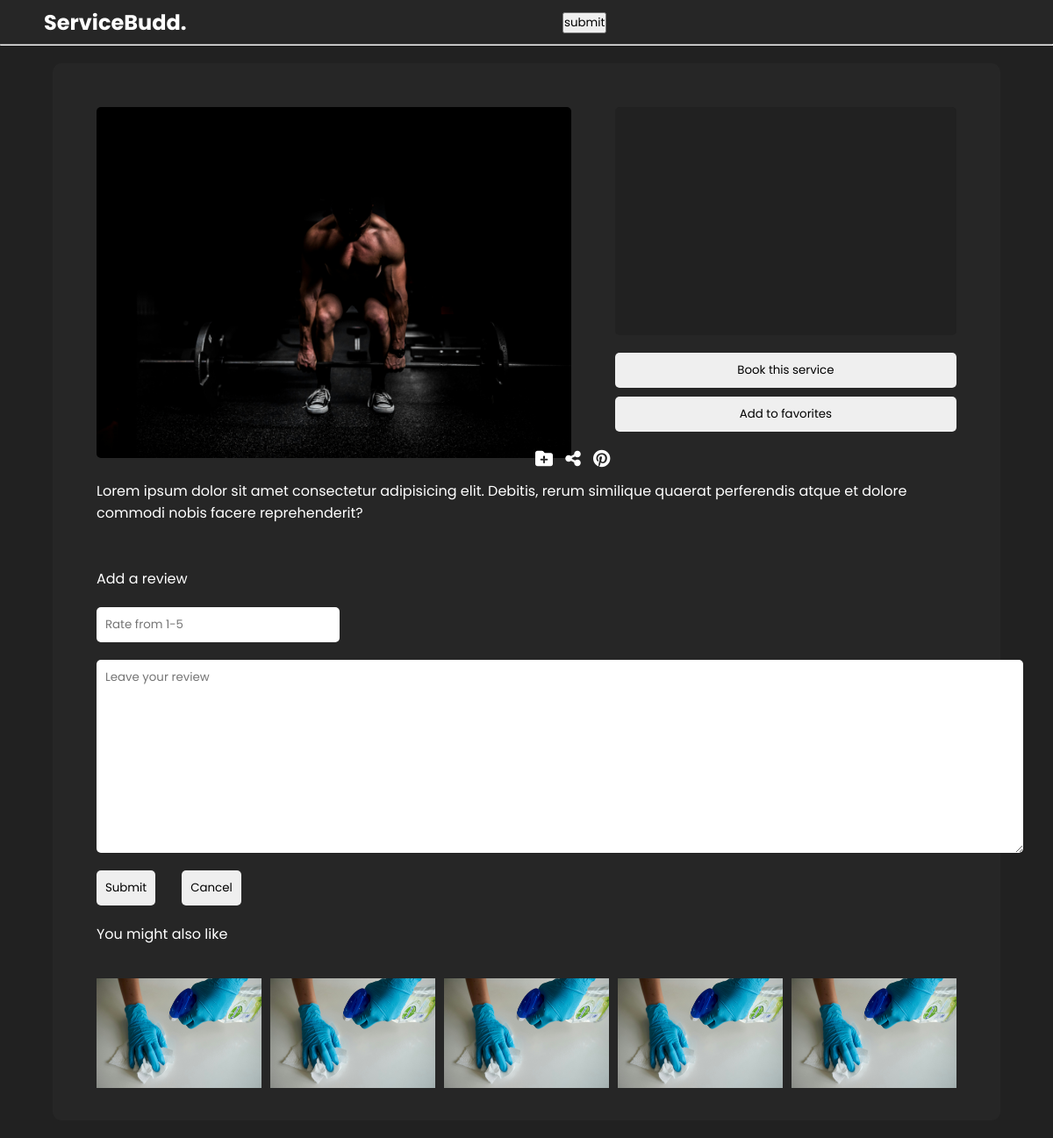
Page /spots/admin (signed in) on the earlier database version.
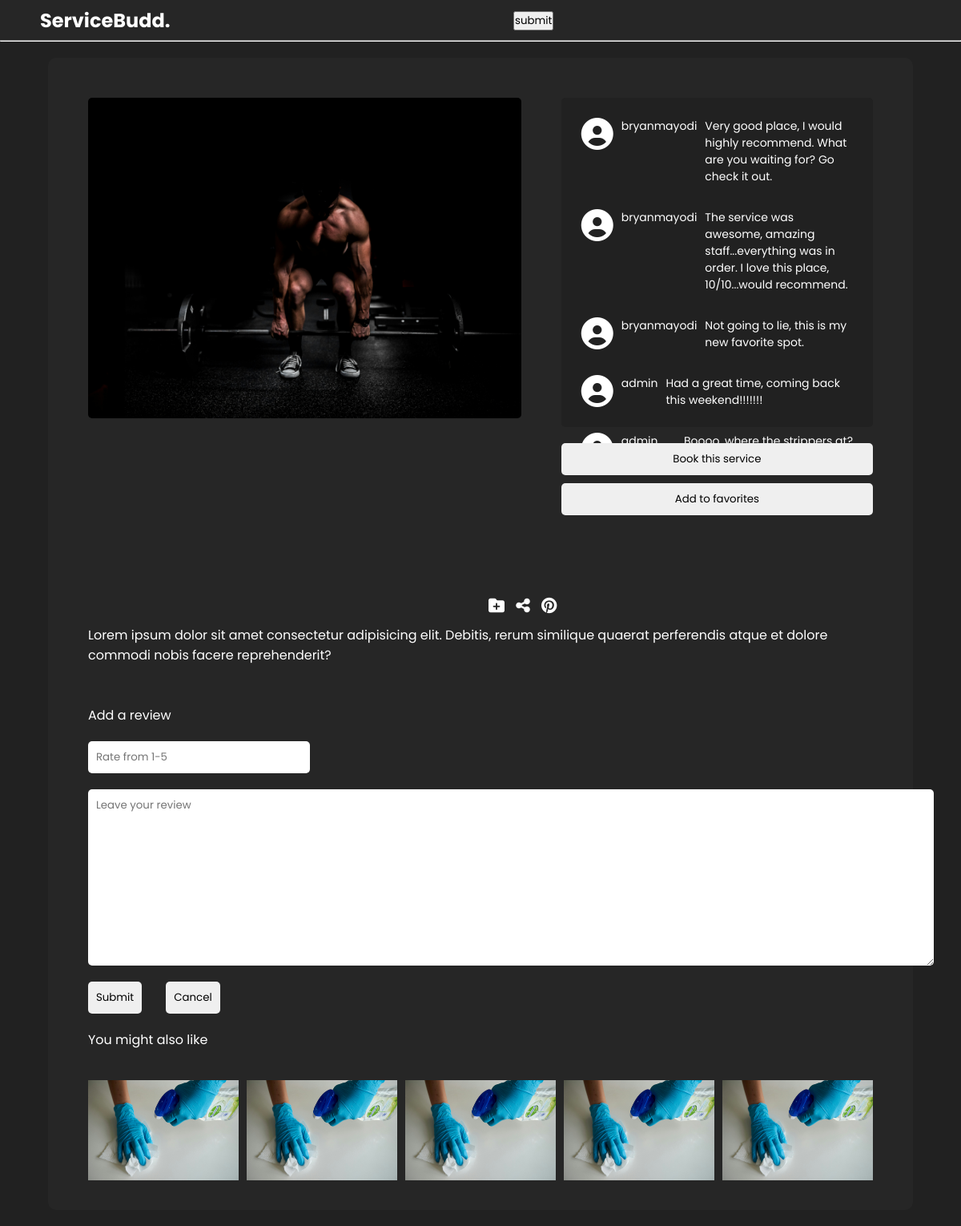
Same page on the later database version.
### base/models.py (models this page shows, shortened)
class Review(models.Model):
    service_provider = models.ForeignKey(ServiceProvider, on_delete=models.CASCADE)
    user = models.ForeignKey(User, on_delete=models.CASCADE)
    rating = models.IntegerField()
    comment = models.TextField()
    created_at = models.DateTimeField(auto_now_add=True)

### base/views.py (the view, shortened to what this page needs)
# urls.py: path('spots/<str:name>', views.spots, name='spots'),
@login_required
def spots(request, name):
    reviews = Review.objects.all()
    context = {'name': name, 'reviews': reviews}
    return render(request, 'spots.html', context)

### templates/spots.html (shortened to what this page needs)
{% load static %}
<!DOCTYPE html>
<html lang="en">
  <head>
    <link rel="stylesheet" href="{% static './css/spots.css' %}" />
  </head>
  <body>
    <div class="nav">
      <div class="logo">
        <h2>ServiceBudd.</h2>
      </div>
      <div class="search">
        <form method="GET" action="{% url 'search' name='name' %}">
          <input type="submit" value="submit" class="submit" />
        </form>
      </div>
    </div>
    <hr />
    <div class="big-card">
      <div class="up">
        <div class="img"></div>
        <div class="reviews">
          <div class="boo">
            {% for item in reviews %}
            <div class="rev-wrapper">
              <div class="rev">
                <div class="profile">
                  <i class="fa-solid fa-circle-user"></i>
                  <p>{{item.user}}</p>
                </div>
                <div class="latest-reviews">
                  <p>{{item.comment}}</p>
                </div>
              </div>
            </div>
            {% endfor %}
          </div>
          <div class="buttons">
            <div class="up-btn">
              <button>Book this service</button>
            </div>
            <div class="down-btn">
              <button>Add to favorites</button>
            </div>
          </div>
        </div>
      </div>
      <div class="down">
        <div class="down-left">
          <div class="icons">
            <i class="fa-solid fa-folder-plus"></i>
            <i class="fa-solid fa-share-nodes"></i>
            <i class="fa-brands fa-pinterest"></i>
          </div>
          <div class="desc">
            <p>
              Lorem ipsum dolor sit amet consectetur adipisicing elit. Debitis,
              rerum similique quaerat perferendis atque et dolore commodi nobis
              facere reprehenderit?
            </p>
          </div>
        </div>
        <div class="form">
          <form action="{{name}}" method="POST">
            <p>Add a review</p>
            <input type="text" placeholder="Rate from 1-5" name="rating" />
            <textarea
              name="comment"
              id=""
              cols="90"
              rows="10"
              placeholder="Leave your review"
            ></textarea>
            <div class="form-buttons">
              <input type="submit" class="submit" />
              <button class="cancel">Cancel</button>
            </div>
          </form>
        </div>
        <div class="other">
          <div class="other-title">
            <p>You might also like</p>
          </div>
          <div class="other-suggestions">
            <div class="other-img"></div>
            <div class="other-img"></div>
            <div class="other-img"></div>
            <div class="other-img"></div>
            <div class="other-img"></div>
          </div>
        </div>
      </div>
    </div>
  </body>
</html>

### static/css/spots.css (style rules this page uses)
* { margin: 0; padding: 0; box-sizing: border-box; font-family: "Poppins", sans-serif; scroll-behavior: smooth; }
body { background-color: #212121; }
p, h1, h2, h3 { color: #ffff; }
.nav, .side-bar { background-color: #262626; }
.nav { padding: 0 50px; height: 50px; display: flex; align-items: center; justify-content: space-between; }
.search { margin: 0 auto; display: flex; }
.big-card { width: 90%; background-color: #262626; margin: 20px auto; border-radius: 10px; }
.up { display: flex; }
.profile { display: flex; margin-right: 10px; }
.img { background-image: url("../img/anastase-maragos-9dzWZQWZMdE-unsplash.jpg"); height: 400px; width: 600px; background-size: cover; background-position: center; margin: 50px; border-radius: 5px; }
.reviews { width: 40%; margin: 50px 50px 50px 0; }
.boo { background-color: #212121; padding: 25px; border-radius: 5px; height: 65%; }
.buttons { margin-top: 20px; }
.up-btn button, .down-btn button { width: 100%; cursor: pointer; padding: 10px; margin-bottom: 10px; border-radius: 5px; border: none; }
.rev { display: flex; justify-content: space-between; margin-bottom: 30px; }
.profile i { font-size: 40px; margin-right: 10px; color: #ffff; }
.profile p, .latest-reviews p { font-size: 14px; }
.icons i { position: relative; bottom: 60px; left: 550px; color: #ffff; font-size: 20px; margin-right: 10px; cursor: pointer; }
.desc p { margin: 0 50px; position: relative; bottom: 50px; }
.form { margin-left: 50px; }
.form input, .form textarea { outline: none; border: none; display: block; margin-top: 20px; padding: 10px; border-radius: 5px; }
.form-buttons { display: flex; align-items: center; }
.submit { margin-right: 30px; }
.cancel { border: none; height: fit-content; padding: 10px; margin-top: 20px; border-radius: 5px; }
.other-title p { margin: 20px 0 0 50px; }
.other-suggestions { height: 200px; display: grid; grid-template-columns: repeat(5, 1fr); gap: 10px; margin: 0 50px; }
.other-img { background-image: url("../img/anton-SnKfmC1I9fU-unsplash.jpg"); background-position: center; background-size: contain; background-repeat: no-repeat; border-radius: 5px; }

Differences in the rows shown:
added Review: user "bryanmayodi", comment "Very good place, I would highly recommend. What are you waiting for? Go check it out."
added Review: user "bryanmayodi", comment "The service was awesome, amazing staff...everything was in order. I love this place, 10/10...would recommend."
added Review: user "bryanmayodi", comment "Not going to lie, this is my new favorite spot."
added Review: user "admin", comment "Had a great time, coming back this weekend!!!!!!!"
added Review: user "admin", comment "Boooo, where the strippers at?"
